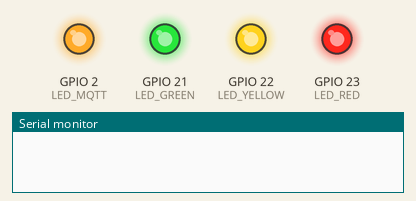
Recording of a sketch running on a simulated ESP32. On the bench: output pins drawn as LEDs (lit = HIGH), the last lines printed to the serial monitor. WiFi joins after 1.5 s; servers stay silent unless stated; random numbers use the default seed unless the sketch sets one; EEPROM starts erased; no MQTT or app messages arrive unless stated. At 38.6 s the program restarts the board; the recording ends there.

Above: at 0.1 s.
At 1.1 s:
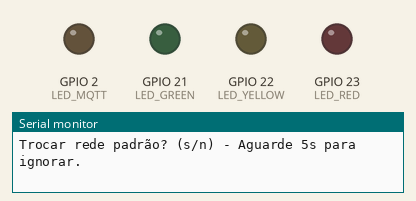
Timing chart, 0 to 2.6 s (numbered marks = the images above):
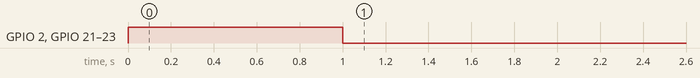

The sketch:

POS-AUTO1.ino
```cpp
// Inclusão das bibliotecas
#include <WiFi.h>
#include <PubSubClient.h>
#include <WiFiClientSecure.h>
#include <Preferences.h>

// Pinos para comunicação com o sensor de CO2
#define RXD2 16
#define TXD2 17

Preferences preferences;  // Armazena credenciais Wi-Fi na memória flash

// Configurações MQTT
const char* mqtt_server = "192.168.0.137";     // IP do Broker HivenQ
String publish_topic = "CO2-POSAUTO1";      //Tópico para envio dos dados obtidos
WiFiClientSecure espClient;
PubSubClient client(espClient); //mudou aqui

String ssid;
String password;

int CO2 = 0;

// Definição dos pinos dos LEDs
#define LED_GREEN 21
#define LED_YELLOW 22
#define LED_RED 23
#define LED_MQTT 2  // LED controlado pelo MQTT

// Controle do tempo para substituir o delay
unsigned long previousLoopMillis = 0;
unsigned long previousSendMillis = 0;

const long sendInterval = 30000;  // Intervalo de 5 segundos para enviar as mensagens
const long loopInterval = sendInterval/5;

int histerese = 20;
int leiturasInvalidas = 0;
// Função para capturar os dados do sensor de CO₂
int gas_concentration_uart() {
  byte addArray[] = { 0xFF, 0x01, 0x86, 0x00, 0x00, 0x00, 0x00, 0x00, 0x79 };  //A leitura do nível é feita nestes endereços
  char dataValue[9];

  Serial2.write(addArray, 9);
  Serial2.readBytes(dataValue, 9);

  int resHigh = (int)dataValue[2];
  int resLow = (int)dataValue[3];
  return (resHigh * 256) + resLow;
}

// Função para conectar ao MQTT
void reconnect() { //mudou toda funcao
  while (!client.connected()) {
    Serial.print("Conectando ao broker MQTT seguro... ");
    String clientId = "ESP32Client-" + String(random(0xffff), HEX);
    if (client.connect(clientId.c_str(), "teste123", "Teste123")) {
      Serial.println("Conectado com sucesso!");
    } else {
      Serial.print("Falha. Código: ");
      Serial.print(client.state());
      Serial.println(" Tentando novamente em 5 segundos...");
      delay(5000);
    }
  }
}

// Essa função permite a troca de rede wifi pela serial
// Quando ligar, tem 5s para reponder se quer ou não trocar a rede
// Se aceitar, é só enviar o nome da rede (SSID) e depois a senha
void changeWiFiCredentials() {
  Serial.println("\nTrocar rede padrão? (s/n) - Aguarde 5s para ignorar.");

  unsigned long startTime = millis();
  char resposta = '\0';

  // Espera por uma resposta ou timeout de 5 segundos
  while (millis() - startTime < 5000) {
    if (Serial.available()) {
      resposta = Serial.read();
      break;
    }
  }

  if (resposta != 's' && resposta != 'S') {
    Serial.println("Tempo expirado ou resposta inválida. Mantendo rede atual.");
    return;
  }

  // Limpa o buffer da serial para evitar leitura incorreta
  while (Serial.available()) {
    Serial.read();
  }

  Serial.println("Digite o novo SSID:");
  while (!Serial.available())
    ;
  String newSSID = Serial.readStringUntil('\n');
  newSSID.trim();

  Serial.println("Digite a nova senha:");
  while (!Serial.available())
    ;
  String newPassword = Serial.readStringUntil('\n');
  newPassword.trim();

  // Salvar novas credenciais na memória flash
  preferences.begin("wifi", false);
  preferences.putString("ssid", newSSID);
  preferences.putString("password", newPassword);
  preferences.end();

  Serial.println("Novas credenciais salvas! Reiniciando...");
  ESP.restart();
}

// Essa função faz a conexão com a rede wifi usando as informações guardadas na memória
void connectWiFi() {
  Serial.print("Conectando ao Wi-Fi: ");
  Serial.println(ssid);

  WiFi.begin(ssid.c_str(), password.c_str());

  unsigned long startAttemptTime = millis();
  while (WiFi.status() != WL_CONNECTED && millis() - startAttemptTime < 15000) {
    delay(500);
    Serial.print("...");
  }

  if (WiFi.status() == WL_CONNECTED) {
    Serial.println("\nConectado!");
    Serial.print("IP do ESP32: ");
    Serial.println(WiFi.localIP());
  } else {
    Serial.println("\nFalha ao conectar! Verifique as credenciais.");
  }
}

bool leituraCO2Valida(int ppm) {
  return (ppm >= 250 && ppm <= 5000);  // Limites realistas do sensor
}

// Publica valor de CO2
void publicarDadosMQTT() {
  client.publish((publish_topic + "/CO2").c_str(), String(CO2).c_str());
}

void setLEDs(int verde, int amarelo, int vermelho) {
  digitalWrite(LED_GREEN, verde);
  digitalWrite(LED_YELLOW, amarelo);
  digitalWrite(LED_RED, vermelho);
}

void setup() {
  //Serial para comandos e visualização
  Serial.begin(115200);

  // Aguarda conexão com o terminal Serial por até 3 segundos
  unsigned long startTime = millis();
  bool serialConnected = false;
  while (millis() - startTime < 3000) {
    if (Serial) {
      serialConnected = true;
      break;
    }
  }

  //Serial para leitura de CO2
  Serial2.begin(9600, SERIAL_8N1, RXD2, TXD2);

  // Define todos os leds como saida
  pinMode(LED_GREEN, OUTPUT);
  pinMode(LED_YELLOW, OUTPUT);
  pinMode(LED_RED, OUTPUT);
  pinMode(LED_MQTT, OUTPUT);

  // Acende todos os LEDs no início
  setLEDs(1,1,1);
  digitalWrite(LED_MQTT, HIGH);
  // Aguarda 1 segundo
  delay(1000);
  // Apaga todos os LEDs
  setLEDs(0,0,0);
  digitalWrite(LED_MQTT, LOW);

  // Recuperar credenciais Wi-Fi salvas
  preferences.begin("wifi", true);
  ssid = preferences.getString("ssid", "defaultSSID");
  password = preferences.getString("password", "defaultPassword");
  preferences.end();

  // Pergunta se deseja trocar a rede
  if (serialConnected) {
    changeWiFiCredentials();
  }

  // Conectar ao Wi-Fi
  connectWiFi();

  // Configurar MQTT
  client.setServer("e4fb5f817ccf493b8dc42760e29c99ea.s1.eu.hivemq.cloud", 8883); //mudou aqui
  espClient.setInsecure();  // permite conexão TLS sem validar certificado

  // Conectar ao broker MQTT
  reconnect();
  delay(5000);  //aguarda mais 5 segundos para iniciar o processo
}

void loop() {
  unsigned long currentMillis = millis();
  if (!client.connected()) {
      reconnect();
  }
  client.loop(); // Mantém a conexão MQTT ativa

  // Loop para conexão e leitura
  if (currentMillis - previousLoopMillis >= loopInterval) {
    previousLoopMillis = currentMillis;
    if (WiFi.status() != WL_CONNECTED) {
      Serial.println("WiFi desconectado. Tentando reconectar...");
      connectWiFi();
      return;
    }
    // Captura a concentração de CO₂
    CO2 = gas_concentration_uart();
    // Esta verificação tenta ler o valor de CO2  vezes
    // Se os valores forem absurdos, ele reinicia
    // Caso contrário, reseta o contador e continua normal
    if (!leituraCO2Valida(CO2)) {
      leiturasInvalidas++;

      Serial.print("Leitura inválida de CO2: ");
      Serial.println(CO2);

      if (leiturasInvalidas >= 5) {
        Serial.println("Muitas leituras inválidas. Reiniciando ESP...");
        delay(1000);
        ESP.restart();  // reinicia o ESP32
      }
      return;  // ignora o resto do loop

    } else {
      leiturasInvalidas = 0;  // zera se uma leitura for boa
    }
    Serial.print("CO2: ");  // Envia o valor de CO2 para a Serial
    Serial.println(CO2);
  }

  // Loop de comando e envio de dados
  if (currentMillis - previousSendMillis >= sendInterval) {
    previousSendMillis = currentMillis;

    // Controle dos LEDs conforme os níveis de CO₂
    if (CO2 < 650){
      setLEDs(0,0,0);
    } else if ((CO2 >= 650 + histerese) && (CO2 < 900)) {
      setLEDs(1,0,0);
    } else if ((CO2 >= 900 + histerese) && (CO2 < 1200)) {
      setLEDs(0,1,0);
    } else if (CO2 > 1200 + histerese) {
      setLEDs(0,0,1);
    }
    publicarDadosMQTT();
  }
}
```
